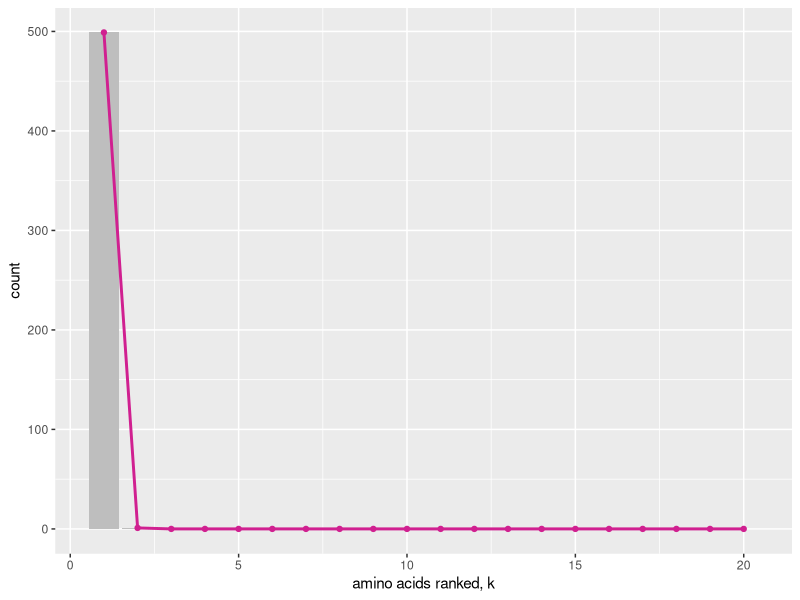
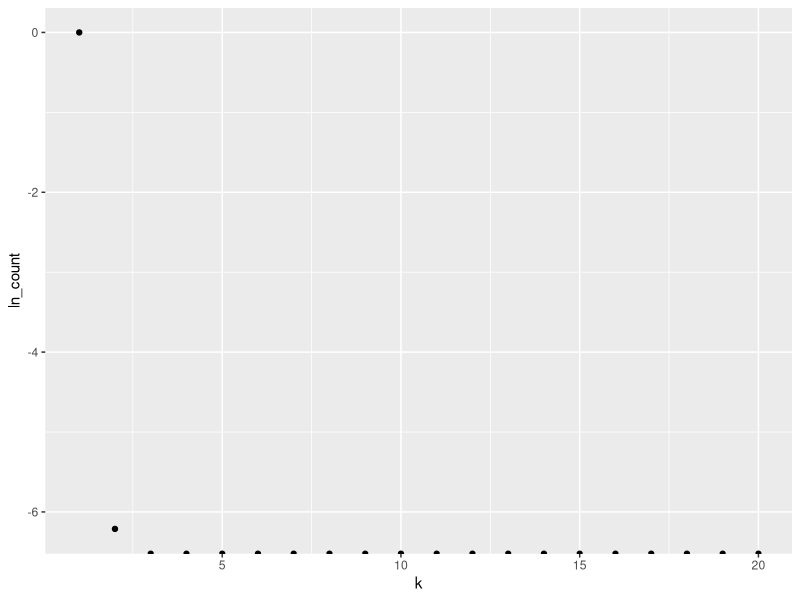
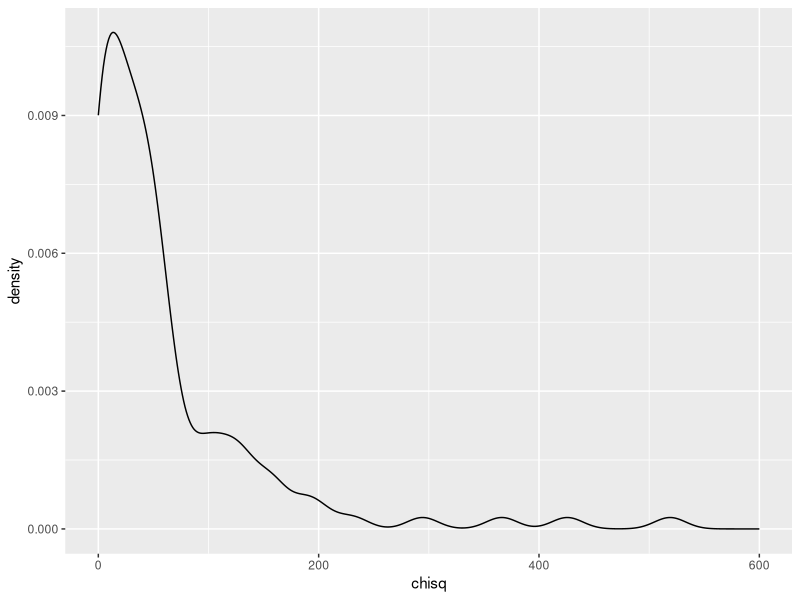

These figures' R source, in order: (Note: this script raises an error after producing the figures.)
library(tidyverse)
library(stringr)
library(cowplot)
library(broom)

# read in data
alignment <-read_csv("data/simulated/results_1B4T_A_evolved_split.csv", col_types = cols(.default = "c")) 

# tidy data used for null
alignment %>% 
  mutate(sequence = as.numeric(1:nrow(alignment)) ) %>% 
  gather(key = "site", value = "aa", 1:153) -> tidy_align  

tidy_align$site = as.numeric(tidy_align$site) 

#tidy_align %>% filter(sequence <= 100) -> tidy_align

#---------- ACTUAL DISTRIBUTION ----------
# determine the number of each AA at each site
tidy_align %>% 
  group_by(site, aa) %>% 
  summarize(count = n()) -> site_aa_count

empty_counts <- data_frame(aa = c('A', 'C', 'D', 'E', 'F', 'G', 'H', 'I', 'K', 'L', 'M', 'N', 'P', 'Q', 'R', 'S', 'T', 'V', 'W', 'Y'), 
                           count = rep(0, 20))

# 1. First write a function that can take a data frame with amino acids at one site, and return a data frame with counts, including zeros.
count_by_site <- function(site_df) {
  site_df %>% 
    group_by(aa) %>% 
    summarize(count = n()) -> counts
  full_join(counts, anti_join(empty_counts, counts, by = 'aa'))
}

# 2. Then call that function for all sites and combine the resulting data frames.
tidy_align %>% nest(-site) %>%
  mutate(counts = map(data, count_by_site)) %>%
  dplyr::select(-data) %>%   # use sessionInfo() to find what packages are loaded, conflicted package to give warnings
  unnest() -> all_count


#----------- ESTIMATED DISTRIBUTION ------------
# USING ONLY OBSERVED AA
# order aa by relative frequency
all_count %>%
  arrange(all_count$site, desc(count)) -> ordered_count

# make the categorical variable (aa) numerical (k) by numbering aa's 1-20 in order of freq
ordered_count %>%
  group_by(site) %>%
  mutate(k = as.numeric(1:20)) -> ordered_count

# remove aa with zero values
ordered_count %>%
  filter(count > 0) -> observed_aa

# count relative to most frequent - rescale to 1 for highly conserved sites
observed_aa %>%
  group_by(site) %>%
  mutate(rel_count = count/max(count)) -> observed_aa

# log-transformed data
observed_aa %>%
  mutate(ln_count = log(rel_count)) -> observed_aa 

#observed_aa %>% filter(site == 75) %>% ggplot(aes(x=k, y=rel_count)) + geom_point()

# fit with two parameters 
#observed_aa %>% mutate(k2 = k*k) -> two_param

observed_aa %>% nest(-site) %>%
  mutate(fit = map(data, ~ lm(ln_count ~ 0 + k + I(k^2), data = .)),
         slope = map_dbl(fit, ~ (.)$coefficients[1]),
         sqr_slp = map_dbl(fit, ~ (.)$coefficients[2])) %>% 
  select(-data, -fit) -> fits_2param

# check fit at one site to see if it appears ok - it does here
# x <- data.frame(k = seq(1,20))
# x %>% mutate(y = 0 - 0.59563150*k + 0.0156963946*k*k) -> xy 
# observed_aa %>% filter(site == 1) -> test_df
# left_join(xy, test_df) -> plot_df
# plot_df %>%
#   ggplot() + geom_point(aes(x=k, y=ln_count)) + geom_point(aes(x=k, y=y))

# visualize the distribution (at a given site) with linear fits
ordered_count %>%
  group_by(site) %>%
  mutate(rel_count = count/max(count)) -> ordered_count
ordered_count %>%
  mutate(ln_count = log(rel_count)) -> ordered_count

ordered_count %>% 
  left_join(fits_2param, by = "site") %>% 
  mutate(est_dist = slope*exp(k*slope + k*k*sqr_slp)) -> ordered_count

# rescale to compare w raw count
ordered_count %>%
  group_by(site) %>%
  mutate(est_rel = est_dist/sum(est_dist)) %>%
  mutate(est_count = sum(count)*est_rel) -> ordered_count

# visual comparison
ordered_count %>%
  filter(site == 124) %>%
  ggplot(aes(x = k)) +
  geom_bar(aes(y = count), fill = "grey", stat='identity') +
  geom_point(aes(y = est_count, color = "violetred")) +
  geom_line(aes(y = est_count, color = "violetred"), size = 1) +
  scale_color_manual(name = "distribution",
                     values = c("grey" = "grey", "violetred" = "violetred"),
                     labels = c("actual", "estimated"))  +
  labs(x = "amino acids ranked, k", y = "count") +
  theme(legend.position = "none")

ordered_count %>%
  filter(site == 124) %>%
  ggplot(aes(x = k, y = ln_count)) + geom_point()

# add small constant to est count for sites that have estimated zero counts
# ordered_count %>%
#   mutate(est_count_mod = est_count+0.00001) -> ordered_count

ordered_count %>%
  group_by(site) %>%
  filter(count != 0) %>%
  mutate(num = n()) %>% 
  filter(num != 1) -> ordered_count_variable

#------- CHI-SQUARED: ACTUAL VS. ESTIMATED DIST -------
# use raw count
ordered_count_variable %>% nest(-site) %>%
  mutate(chisq = map(data, ~ sum(((.$count - .$est_count)^2)/.$est_count)),
         p_value = map_dbl(chisq, ~ pchisq(., 17, lower.tail=FALSE))) %>% 
  select(-data) %>%
  mutate(p.adjusted = p.adjust(p_value, method= "fdr")) -> chisq_results

chisq_results %>%
  mutate(result = "pass") -> chisq_results

chisq_results$result[chisq_results$p.adjusted < 0.05] <- "fail"

# REMOVE 
chisq_results %>% 
  filter(chisq != "NA") -> chisq_results
chisq_results %>%
  filter(chisq != "NaN") -> chisq_results

chisq_results %>% filter(result == "fail") %>% nrow()/nrow(chisq_results)

chisq_results$chisq <- as.numeric(chisq_results$chisq)
ggplot(chisq_results, aes(chisq)) + geom_density() + xlim(0,600)

chisq_results %>% mutate(method = "quadratic") -> chisq_results
chisq_results_reg %>% mutate(method = "linear") -> chisq_results_reg
full_join(chisq_results, chisq_results_reg) -> compare_chi

ggplot(compare_chi, aes(chisq, fill = method)) + geom_density(alpha = 0.5) + xlim(0,600)

full_join(compare_chi,eff_aa_all) -> compare_chi_eff
compare_chi_eff %>% filter(result != "NA") -> compare_chi_eff

ggplot(compare_chi_eff, aes(x=result, y=eff_aa, fill=method)) + geom_violin(alpha=0.5) #+ coord_flip()

chisq_results %>% filter(result == "fail") %>% nrow()/nrow(chisq_results)
chisq_results_reg %>% filter(result == "fail") %>% nrow()/nrow(chisq_results_reg)

#------- EFFECTIVE NUMBER OF AMINO ACIDS --------
# site_aa_count is actual dist. DOES NOT CONTAIN AA AT ZERO

observed_aa %>%
  group_by(site) %>%
  mutate(frequency = (count)/sum(count)) -> site_aa_freq

site_aa_freq %>% 
  mutate(flnf = frequency*log(frequency)) %>%
  group_by(site) %>% 
  summarize(entropy = -sum(flnf),
            eff_aa = exp(entropy),
            n = length(unique(aa))) -> eff_aa_all


#------- RELATIONSHIP BETWEEN GAMMA & EFF AA -------
# ISSUE: need to visualize this relationship as a surface, because 

fits_2param %>%
  left_join(eff_aa_all) %>% 
  select(site, slope, sqr_slp, eff_aa)-> gam_v_effaa

gam_v_effaa %>%
  left_join(chisq_results) %>% 
  select(site, slope, sqr_slp, eff_aa, result) -> gam_v_effaa


neff2 <- function(lambda_inv) {
  lambda <- 1/lambda_inv
  pi <- lambda*exp(-lambda*(0:19))
  C <- sum(pi)
  pi <- pi/C
  exp(-sum(pi*log(pi)))
}

df_theory2 <- data.frame(lambda_inv = (0:-100)/10, ne = vapply((0:-100)/10, neff2, numeric(1)))

ggplot(gam_v_effaa, aes(x = eff_aa, y = 1/slope)) + 
  geom_point(aes(color = result)) +
  #geom_line(data = df_theory, aes(ne, -1/lambda), inherit.aes = FALSE) +
  geom_line(data = df_theory2, aes(ne, lambda_inv), inherit.aes = FALSE, size = 1) +
  #ggtitle("1B4T_A") +
  #ylim(-10,1000) ++
  labs(x = "effective number of amino acids", y = "1/slope", title = "2AIU_A") +
  theme(legend.position = "right",
        text = element_text(size = 20),
        axis.text = element_text(size = 20),
        plot.title = element_text(size = 20))  #-> plot1


